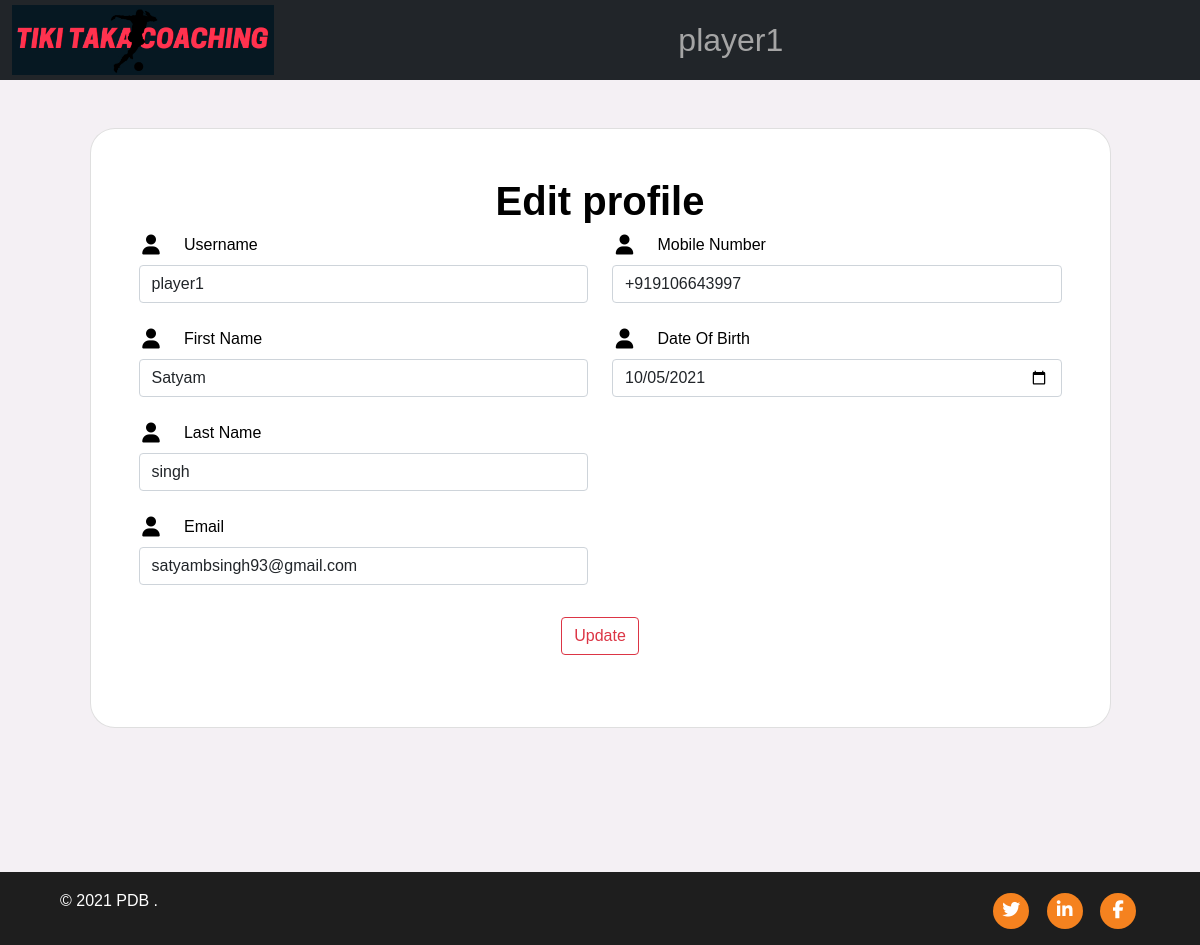
Page /editprofile/16 (signed in) on the committed database.
### Players/models.py (models this page shows, shortened)
class User(AbstractUser):
    UserType = models.CharField(max_length=50)
    USERNAME_FIELD = 'username'
    REQUIRED_FIELDS = []
    def __str__(self):
        return f"{self.username}"

class PlayerData(models.Model):
    PlayerId = models.OneToOneField(User,on_delete=models.CASCADE,primary_key=True)
    PlayerCellNumber=models.CharField(max_length=15,blank=True)
    PlayerDob = models.DateField(null=True,blank=True)
    CoachName = models.ForeignKey('Coach.CoachData',on_delete=models.CASCADE,null=True)
    score = models.IntegerField(default=0)

### Players/views.py (the view)
# urls.py: path('editprofile/<int:id>',EditProfile,name='editprofile'),
def EditProfile(request,id):
    if request.user.is_authenticated:
        if request.method == "POST":
            user = User.objects.get(pk=id)
            form1 = userchangeform(request.POST,instance = user)
            if user.UserType == "player":
                player = PlayerData.objects.get(PlayerId = request.user)
                form2 = PlayerUpdateForm(request.POST,instance=player)
            elif user.UserType == "coach":
                coach = CoachData.objects.get(CoachId = request.user)
                form2 = CoachUpdateForm(request.POST,instance=coach)
            elif user.UserType =="parent":
                parent = ParentData.objects.get(ParentId=request.user)
                form2 = ParentUpdateForm(request.POST,instance=parent)
            if form1.is_valid() and form2.is_valid():
                form1.save()
                form2.save()
                messages.success(request,"Profile updated successfully ")
                return HttpResponseRedirect(f'{request.META.get("HTTP_REFERER")}')
        else:
            form1 = userchangeform(instance = request.user)
            user = User.objects.get(username = request.user)
            if user.UserType == "player":
                player = PlayerData.objects.get(PlayerId = request.user)
                form2 = PlayerUpdateForm(instance=player)
            elif user.UserType == "coach":
                coach = CoachData.objects.get(CoachId = request.user)
                form2 = CoachUpdateForm(instance=coach)
            elif user.UserType =="parent":
                parent = ParentData.objects.get(ParentId=request.user)
                form2 = ParentUpdateForm(instance=parent)
        context = {
            'form1':form1,
            'form2':form2
        }
        return render(request,'auth/editprofile.html',context)
    else:
        messages.error(request,"You need to login to edit profile ")
        return HttpResponseRedirect(f'{request.META.get("HTTP_REFERER")}')

### Players/forms.py
class userchangeform(UserChangeForm):
    username = forms.CharField(label='Username',label_suffix= ' ',widget=forms.TextInput(attrs={'class':'form-control','placeholder':'user@123','spellcheck':False,'autocorrect':'off','autocomplete':'off','autocapitalize':'off'}))
    first_name=forms.CharField(label_suffix='',label='First Name ',widget=forms.TextInput(attrs={'class':'form-control','placeholder':'First Name '}))
    last_name=forms.CharField(label_suffix='',label='Last Name',widget=forms.TextInput(attrs={'class':'form-control','placeholder':'Last Name '}))
    email=forms.EmailField(label_suffix='',label='Email',widget=forms.EmailInput(attrs={'class':'form-control','placeholder':'user@gmail.com '}))
    password=None
    class Meta:
        model = User
        fields =['username','first_name','last_name','email']

class PlayerUpdateForm(forms.ModelForm):
    PlayerCellNumber = forms.CharField(label_suffix='',label='Mobile Number',widget=forms.TextInput(attrs={'class':'form-control','placeholder':'First Name '}))
    PlayerDob = forms.DateField(label='Date Of Birth',label_suffix='',widget=DateInput(attrs={'class':'form-control'}))
    class Meta:
        model = PlayerData
        fields = ['PlayerCellNumber','PlayerDob']

### templates/auth/editprofile.html (shortened to what this page needs)
{% extends 'base.html' %}
{% load static %}
{% block content %}
<div class="container mt-5 bg-grey">
  <div class="row d-flex justify-content-center align-items-center h-100">
    <div class="col-lg-12 col-xl-11">
      <div class="card text-black" style="border-radius: 25px;">
        <div class="card-body p-md-5">
          <div class="row justify-content-center">
            <p class="text-center h1 fw-bold mb-2 mx-1 mx-md-4">Edit profile </p>
            <form class="mx-1 mx-md-4" method="post">
              <div class="row">
                <div class="col-sm-6">
                  {% for form in form1 %}
                  <div class="align-items-center mb-4">
                    <div class="form-outline flex-fill mb-0">
                      <i class="fas fa-user fa-lg me-3 fa-fw"></i>
                      <label class="form-label" for="form3Example1c">{{form.label_tag}}</label>
                      {{form}}
                    </div>
                  </div>
                  {% endfor %}
                </div>
                <div class="col-sm-6">
                  {% for form in form2 %}
                  <div class="align-items-center mb-4">
                    <div class="form-outline flex-fill mb-0">
                      <i class="fas fa-user fa-lg me-3 fa-fw"></i>
                      <label class="form-label" for="form3Example1c">{{form.label_tag}}</label>
                      {{form}}
                    </div>
                  </div>
                  {% endfor %}
                </div>
              </div>
              <div class="d-flex justify-content-center mx-4 mb-3 mb-lg-4 mt-2">
                <button type="submit"
                  class="btn btn-outline-danger btn-md btn-rounded btn-navbar waves-effect waves-light">Update</button>
              </div>
            </form>
          </div>
        </div>
      </div>
    </div>
  </div>
</div>
{% endblock content %}

### templates/navbar.html (shortened to what this page needs)
{% load static %}
<nav class="navbar navbar-expand-md navbar-dark bg-dark">
  <div class="container-fluid">
    <a class="navbar-brand text-center fs-2 mx-auto waves-effect" href="/"><img src="{% static 'images/logo.png' %}" alt=""></a>
    <div class="collapse navbar-collapse"  id="navbarSupportedContent">
      <ul class="navbar-nav me-auto mb-2 mb-lg-0 mx-auto" >
        {% if request.user.is_authenticated %}
        <li class="nav-item dropdown ">
            <a class="nav-link dropdown-toggle fs-2" href="#" id="navbarDropdown" role="button" data-bs-toggle="dropdown" aria-expanded="false">
                {{request.user}}
            </a>
            </li>
        {% endif %}
    </ul>
    </div>
  </div>
</nav>

### static/css/mystyle.css (style rules this page uses)
* { margin:0px; padding:0px; }
body { font-family: 'Source Sans Pro', sans-serif; font-weight:normal; color:#6c757d; }
.navbar { padding: 0; }
.navbar-brand img { height: 70px; width: auto; display: block; -webkit-transition : all 0.3s ease-out; transition : all 0.3s ease-out; }
.nav-link { color:#a5a5a5 !important; font-weight: 500; transition: all 200ms linear; }
.nav-link { position: relative; padding: 5px 0 !important; display: inline-block; }
.nav-item:after { position: absolute; bottom: -5px; left: 0; width: 100%; height: 2px; content: ''; background-color: #ace60d !important; opacity: 0; transition: all 200ms linear; }
.nav-item { position: relative; transition: all 200ms linear; }
.dropdown-toggle::after { display: none; }

### rows in the picture
User: user "player1", form1 "player1" "Satyam" "singh" "satyambsingh93@gmail.com"
PlayerData: form2 "+919106643997" "10/05/2021"
